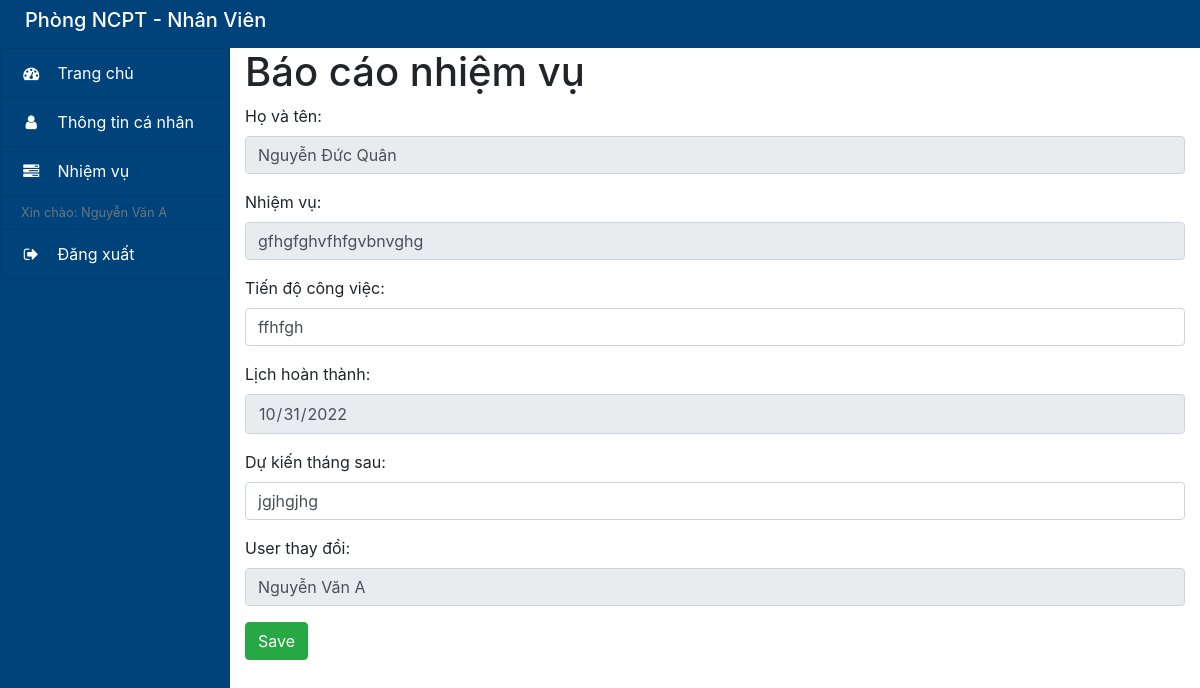
/user/baocao.php?id=1 (signed in), run on the app's committed database.
### tables this page shows
CREATE TABLE `tbl_nhiemvu` (
  `id` int(11) NOT NULL,
  `fullname` varchar(50) NOT NULL,
  `username` varchar(35) NOT NULL,
  `nhiemVu` varchar(255) NOT NULL,
  `tienDo` varchar(255) NOT NULL,
  `duKien` varchar(255) NOT NULL,
  `hoanThanh` date NOT NULL,
  `user_add` varchar(30) NOT NULL
);

### connect/dbhelp.php (called while the page is built, shortened)
<?php
function executeResult($sql) {
	$conn = mysqli_connect(HOST, USERNAME, PASSWORD, DATABASE);
	$resultset = mysqli_query($conn, $sql);
	$list      = [];
	while ($row = mysqli_fetch_array($resultset, 1)) {
		$list[] = $row;
	}
	return $list;
}

### user/baocao.php (the view, shortened to what this page needs)
<?php
require_once ('../connect/dbhelp.php');
$s_fullname = $s_nhiemVu = $s_tienDo = $s_duKien = $s_hoanThanh = $s_user_add = '';
if (isset($_GET['id'])) {
	$id          = $_GET['id'];
	$sql         = 'select * from tbl_nhiemvu where id = '.$id;
	$new = executeResult($sql);
	if ($new != null && count($new) > 0) {
		$std        = $new[0];
		$s_fullname = $std['fullname'];
		$s_nhiemVu      = $std['nhiemVu'];
		$s_tienDo  = $std['tienDo'];
		$s_duKien = $std['duKien'];
		$s_hoanThanh = $std['hoanThanh'];
        $s_hoanThanh = date("Y-m-d", strtotime($s_hoanThanh));
	} else {
		$id = '';
	}
}
?>
<!DOCTYPE html>
<html lang="en">
<head>
    <link rel="stylesheet" href="style.css">
    <link rel="stylesheet" href="https://maxcdn.bootstrapcdn.com/bootstrap/4.0.0/css/bootstrap.min.css">
    <link rel="stylesheet" href="https://stackpath.bootstrapcdn.com/font-awesome/4.7.0/css/font-awesome.min.css">
</head>
<body>
    <nav class="sb-topnav " style="background-color: #00437b;">
        <h1 class="navbar-brand ps-3" style="color: #fff; padding-left: 25px" href="index.php">Phòng NCPT - Nhân Viên
        </h1>
    </nav>
    <div class="container-fluid p-0">
        <div class="row" id="body-row">
            <?php include_once('includes/sidebar.php');?>
            <div class="col">
                <h1>
                    Báo cáo nhiệm vụ
                </h1>
                <form method="post">
                    <div class="form-group">
                        <label for="usr">Họ và tên:</label>
                        <input required="true" type="text" class="form-control" id="usr" name="fullname"
                            value="<?=$s_fullname?>" readonly>
                    </div>
                    <div class="form-group">
                        <label for="usr">Nhiệm vụ:</label>
                        <input type="text" class="form-control" id="usr" name="nhiemVu" value="<?=$s_nhiemVu?>" readonly>
                    </div>
                    <div class="form-group">
                        <label for="usr">Tiến độ công việc:</label>
                        <input type="text" class="form-control" id="usr" name="tienDo" value="<?=$s_tienDo?>">
                    </div>
                    <div class="form-group">
                        <label for="usr">Lịch hoàn thành:</label>
                        <input type="date" class="form-control" id="usr" name="hoanThanh" value="<?=$s_hoanThanh?>" readonly>
                    </div>
                    <div class="form-group">
                        <label for="usr">Dự kiến tháng sau:</label>
                        <input type="text" class="form-control" id="usr" name="duKien" value="<?=$s_duKien?>">
                    </div>
                    <div class="form-group">
                        <label for="usr">User thay đổi:</label>
                        <input type="text" class="form-control" id="usr" name="user_add"
                            value="<?=$_SESSION['fullname']?>" readonly>
                    </div>
                    <div style="display: flex; justify-content: space-between">
                        <button class="btn btn-success">Save</button>
                    </div>
                </form>
            </div>
        </div>
    </div>
</body>
</html>

### user/style.css (style rules this page uses)
#body-row { margin-left: 0; margin-right: 0; }

### data on the page
tbl_nhiemvu: fullname "Nguyễn Đức Quân", nhiemVu "gfhgfghvfhfgvbnvghg", tienDo "ffhfgh", hoanThanh "10/31/2022", duKien "jgjhgjhg"

### other printed values
$_SESSION['fullname'] "Nguyễn Văn A"
